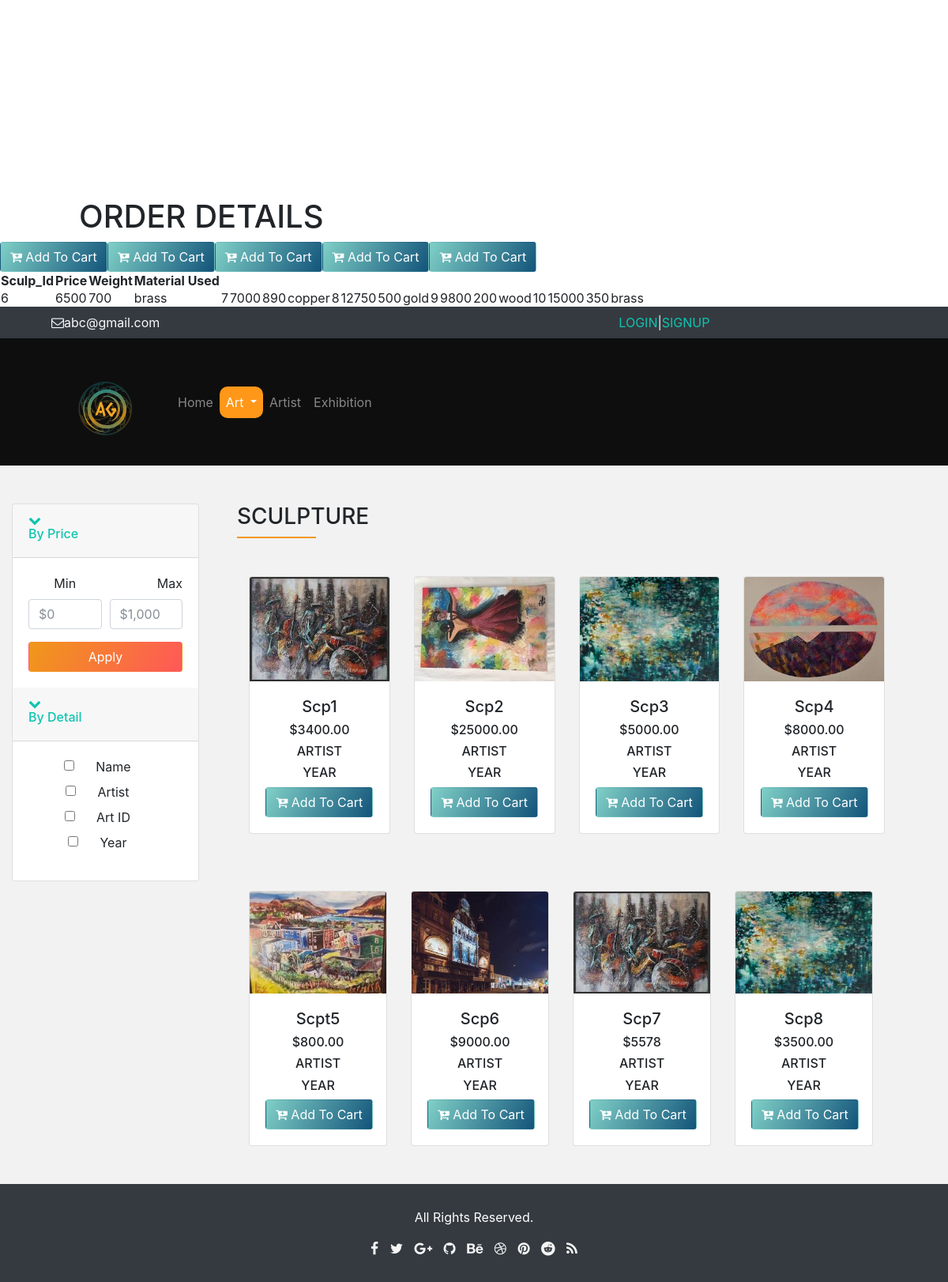
The app's page /sculpt.php with its own data.
### tables this page shows
CREATE TABLE `art` (
  `art_id` int(11) NOT NULL,
  `name` varchar(35) DEFAULT NULL,
  `artist_id` int(11) DEFAULT NULL,
  `price` int(11) NOT NULL,
  `year` year(4) DEFAULT NULL,
  `quantity` int(20) DEFAULT NULL,
  `type` enum('P','S') DEFAULT NULL,
  `exhibit_id` int(11) DEFAULT NULL
);

CREATE TABLE `sculptures` (
  `sculp_id` int(11) NOT NULL,
  `weight` float(20,0) NOT NULL,
  `material_used` varchar(20) DEFAULT NULL
);

### sculpt.php (the view, shortened to what this page needs)
<?php
$servername = "localhost";
$username = "root";
$password = "";
$dbname = "art_gallery";
$conn = new mysqli($servername, $username, $password, $dbname);
if(isset($_POST["apply"])){
  $max=$_POST["max"];
  $min=$_POST["min"];
  $sql = "SELECT * from art where price BETWEEN $min AND $max ORDER BY price";
 $result = $conn->query($sql);
   if ($result->num_rows > 0) {
   echo  "<h1 style='margin-top:250px;margin-left:100px'>ORDER DETAILS</h1>
                        <table>
                        <tr>
                            <th>Sculp_Id</th>
                            <th>Price</th>
                            <th>Weight</th>
                            <th>Material Used</th>
                        </tr>";
                        while($row= $result->fetch_assoc()){
                          $sql2 = "SELECT * from sculptures where sculp_id=$row[art_id]";
                $result2 = $conn->query($sql2);
                $r=$result2->fetch_assoc();
                          $sql3 = "SELECT * from art where art_id=$row[art_id]";
                $result3 = $conn->query($sql2);
                $r2=$result3->fetch_assoc();
                      echo "<td>".$r["sculp_id"]."</td>
                            <td>".$r2["price"]."</td>
                            <td>".$r["weight"]."</td>
                            <td>".$r["material_used"]."</td>";
                      echo "
                              <form action='cart.php' method='POST'>
                              <button type='submit' name='add' value=$row[art_id] class='btn btn-color'><i class='fa fa-cart-plus' aria-hidden='true'></i> Add To Cart</button>
                              </form>
                              ";
                }
                    echo "</table>";
                    }
                     else {
                    echo "0 results";
                    }
}
else{
	 $sql = "SELECT * from art WHERE type='S'";
                $result = $conn->query($sql);
	 if ($result->num_rows > 0) {
	 echo  "<h1 style='margin-top:250px;margin-left:100px'>ORDER DETAILS</h1>
                        <table>
                        <tr>
                            <th>Sculp_Id</th>
                            <th>Price</th>
                            <th>Weight</th>
                            <th>Material Used</th>
                        </tr>";
                        while($row= $result->fetch_assoc()){
                          $sql2 = "SELECT * from sculptures where sculp_id=$row[art_id]";
                $result2 = $conn->query($sql2);
                $r=$result2->fetch_assoc();
                $result3 = $conn->query($sql2);
                      echo "<td>".$r['sculp_id']."</td>
                            <td>".$row['price']."</td>
                            <td>".$r["weight"]."</td>
                            <td>".$r["material_used"]."</td>";
                      echo "
                              <form action='cart.php' method='POST'>
                              <button type='submit' name='add' value=$row[art_id] class='btn btn-color'><i class='fa fa-cart-plus' aria-hidden='true'></i> Add To Cart</button>
                              </form>
                              ";
                }
                    echo "</table>";
                    }
                     else {
                    echo "0 results";
                    }
}
 ?>
<html>
<head>
  <link rel="stylesheet" type="text/css" href="css/bootstrap4.css">
  <link rel="stylesheet" type="text/css" href="css/style.css">
  <link rel="stylesheet" type="text/css" href="https://stackpath.bootstrapcdn.com/font-awesome/4.7.0/css/font-awesome.min.css">
</head>
<body>
<div class="container-fluid bg-dark header-top d-none d-md-block">
  <div class="container">
    <div class="row text-light pt-2 pb-2">
      <div class="col-md-5"><i class="fa fa-envelope-o" aria-hidden="true"></i>abc@gmail.com</div>
      <div class="col-md-3">
      </div>
      <?php if(isset($_SESSION['id'])) {
        ?>
      <div class="col-md-2"> <i class="fa fa-user-o" aria-hidden="true"></i><a href="profile.php" class="blue"> Account</a> </div>
          <div class="col-md-2"> <i class="fa fa-user-o" aria-hidden="true"></i><a href="logout.php" class="blue"> Logout</a> </div>
      <div class="col-md-2"> <i class="fa fa-cart-plus" aria-hidden="true"></i><a href="cart.php" class="blue"> My Cart</a></div>
      <?php } else { ?>
        <div>
        <a href="login.php" class="blue">LOGIN</a>|<a href="register.php" class="blue active">SIGNUP</a>
      </div>
      <?php }?>
    </div>
  </div>
</div>
<div class="container-fluid bg-black">
  <nav class="container navbar navbar-expand-lg navbar-dark bg-black">
  <a class="navbar-brand" href="#"><img src="logo-oag.png"></a>
  <div class="collapse navbar-collapse" id="navbarSupportedContent">
    <ul class="navbar-nav mr-auto">
      <li class="nav-item">
        <a class="nav-link" href="Index.php">Home </a>
      </li>
      <li class="nav-item dropdown">
        <a class="nav-link dropdown-toggle active" href="#" id="navbarDropdown" role="button" data-toggle="dropdown" aria-haspopup="true" aria-expanded="false">
          Art
        </a>
      </li>
      <li class="nav-item">
        <a class="nav-link" href="artist.php">Artist</a>
      </li>
      <li class="nav-item">
        <a class="nav-link" href="exhibition.php">Exhibition</a>
      </li>
    </ul>
  </div>
</nav>
</div>
  <aside class="col-sm-3 float-left pr-5 py-5">
<div class="card card-filter">
  <article class="card-group-item">
    <header class="card-header">
      <a href="#" data-toggle="collapse" data-target="#collapse33">
        <i class="icon-action fa fa-chevron-down blue"></i>
        <h6 class="title blue">By Price  </h6>
      </a>
    </header>
    <div class="filter-content collapse show" id="collapse33">
      <div class="card-body">
        <div class="form-row">
        <div class="form-group col-md-6">
          <label>Min</label>
          <input class="form-control" placeholder="$0" type="number">
        </div>
        <div class="form-group text-right col-md-6">
          <label>Max</label>
          <input class="form-control" placeholder="$1,0000" type="number">
        </div>
        </div>
        <button class="btn btn-block btn-color2">Apply</button>
      </div>
    </div>
  </article>
  <article class="card-group-item">
    <header class="card-header">
      <a href="#" data-toggle="collapse" data-target="#collapse44">
        <i class="icon-action fa fa-chevron-down blue"></i>
        <h6 class="title blue">By Detail </h6>
      </a>
    </header>
    <div class="filter-content collapse show" id="collapse44">
      <div class="card-body">
      <form>
        <label class="form-check">
          <input class="form-check-input" value="" type="checkbox">
          <span class="form-check-label">
            Name
          </span>
        </label>
        <label class="form-check">
          <input class="form-check-input" value="" type="checkbox">
          <span class="form-check-label">
            Artist
          </span>
        </label>
        <label class="form-check">
          <input class="form-check-input" value="" type="checkbox">
          <span class="form-check-label">
            Art ID
          </span>
        </label>
        <label class="form-check">
          <input class="form-check-input" value="" type="checkbox">
          <span class="form-check-label">
            Year
          </span>
        </label>
      </form>
      </div>
    </div>
  </article>
</div>
  </aside>
<div class="container-fluid bg-light-gray p-0">
<div class="container pt-5">
  <div class="row">
    <h3>SCULPTURE</h3>
  </div>
    <div class="row">
    <div class="underline"></div>
  </div>
</div>
<div class="container mt-5">
  <div class="row">
    <div class="col-md-3">
      <div class="card">
        <img src="pic3.jpeg" alt="card-1" class="card-img-top">
        <div class="card-body">
          <h5>Scp1</h5>
          <h6>$3400.00</h6>
          <h6>ARTIST</h6>
          <h6>YEAR</h6>
          <button class="btn btn-color"><i class="fa fa-cart-plus" aria-hidden="true"></i> Add To Cart</button>
        </div>
      </div>
    </div>
    <div class="col-md-3">
      <div class="card">
        <img src="pic4.jpeg" alt="card-1" class="card-img-top">
        <div class="card-body">
          <h5>Scp2</h5>
          <h6>$25000.00</h6>
           <h6>ARTIST</h6>
          <h6>YEAR</h6>
          <button class="btn btn-color"><i class="fa fa-cart-plus" aria-hidden="true"></i> Add To Cart</button>
        </div>
      </div>
    </div>
    <div class="col-md-3">
      <div class="card">
        <img src="pic5.jpeg" alt="card-1" class="card-img-top">
        <div class="card-body">
          <h5>Scp3</h5>
          <h6>$5000.00</h6>
           <h6>ARTIST</h6>
          <h6>YEAR</h6>
          <button class="btn btn-color"><i class="fa fa-cart-plus" aria-hidden="true"></i> Add To Cart</button>
        </div>
      </div>
    </div>
    <div class="col-md-3">
      <div class="card">
        <img src="pic6.jpeg" alt="card-1" class="card-img-top">
        <div class="card-body">
          <h5>Scp4</h5>
          <h6>$8000.00</h6>
           <h6>ARTIST</h6>
          <h6>YEAR</h6>
          <button class="btn btn-color"><i class="fa fa-cart-plus" aria-hidden="true"></i> Add To Cart</button>
        </div>
      </div>
    </div>
  </div>
  <br>
<div class="container mt-5 pb-5">
  <div class="row">
    <div class="col-md-3">
      <div class="card">
        <img src="pic10.jpeg" alt="card-1" class="card-img-top">
        <div class="card-body">
          <h5>Scpt5</h5>
          <h6>$800.00</h6>
           <h6>ARTIST</h6>
          <h6>YEAR</h6>
          <button class="btn btn-color"><i class="fa fa-cart-plus" aria-hidden="true"></i> Add To Cart</button>
        </div>
      </div>
    </div>
    <div class="col-md-3">
      <div class="card">
        <img src="pic9.jpeg" alt="card-1" class="card-img-top">
        <div class="card-body">
          <h5>Scp6</h5>
          <h6>$9000.00</h6>
           <h6>ARTIST</h6>
          <h6>YEAR</h6>
          <button class="btn btn-color"><i class="fa fa-cart-plus" aria-hidden="true"></i> Add To Cart</button>
        </div>
      </div>
    </div>
    <div class="col-md-3">
      <div class="card">
        <img src="pic3.jpeg" alt="card-1" class="card-img-top">
        <div class="card-body">
          <h5>Scp7</h5>
          <h6>$5578</h6>
           <h6>ARTIST</h6>
          <h6>YEAR</h6>
          <button class="btn btn-color"><i class="fa fa-cart-plus" aria-hidden="true"></i> Add To Cart</button>
        </div>
      </div>
    </div>
    <div class="col-md-3">
      <div class="card">
        <img src="pic5.jpeg" alt="card-1" class="card-img-top">
        <div class="card-body">
          <h5>Scp8</h5>
          <h6>$3500.00</h6>
           <h6>ARTIST</h6>
          <h6>YEAR</h6>
          <button class="btn btn-color"><i class="fa fa-cart-plus" aria-hidden="true"></i> Add To Cart</button>
        </div>
      </div>
    </div>
  </div>
</div>
</div>
</div>
<footer id="footer bg-dark zin2">
        <p class="copyright">
            <span id="currentYear"></span> All Rights Reserved.
        </p>
        <div class="social">
            <a  href="#" title="facebook">
                <i class="fa fa-facebook"></i>
            </a>
            <a  href=#" title="twitter">
                <i class="fa fa-twitter"></i>
            </a>
            <a  href="http#" title="Google+">
                <i class="fa fa-google-plus"></i>
            </a>
            <a  href#" title="github">
                <i class="fa fa-github"></i>
            </a>
            <a  href="htt#" title="Behance">
                <i class="fa fa-behance"></i>
            </a>
            <a  href="#" title="Dribbble">
                <i class="fa fa-dribbble"></i>
            </a>
            <a  href="https://www.pinterest.com/orbitThemes/" title="Pinterest">
                <i class="fa fa-pinterest"></i>
            </a>
            <a  href="https:/#" title="Reddit">
                <i class="fa fa-reddit"></i>
            </a>
            <a title="RSS">
                <i class="fa fa-rss"></i>
            </a>
        </div>
    </footer>
</body>
</html>

### css/style.css (style rules this page uses)
.bg-black { background-color: rgba(14,14,14,1.00) }
.underline { width: 100px; height:2px; background-color:#f09819; }
.bg-light-gray { background-color: rgba(111,111,111,0.09) }
.card-body { text-align: center; }
footer { background: #343a40; text-align: center; z-index: 10; padding: 30px 0; color: #fff; }
footer .social a { padding: 0 5px; text-decoration: none; }
footer .social a i.fa { font-size: 1.1rem; color: #f5f5f5; -webkit-transition: all 0.3s ease; -o-transition: all 0.3s ease; transition: all 0.3s ease; }
.btn-color { background-image: linear-gradient(-60deg, #13547a 0%, #80d0c7 100%); color:white; }
.blue { color:#0fc4b0; }
.btn-color2 { background-image: linear-gradient(-60deg, #ff5858 0%, #f09819 100%); color:white; }
li.active,li.nav-item.dropdown>a.nav-link.dropdown-toggle.active { border-radius:10px; background-color: #ff9719; }

### records on screen
art: sculptures.sculp_id "6", price "6500", sculptures.weight "700", sculptures.material_used "brass"
art: sculptures.sculp_id "7", price "7000", sculptures.weight "890", sculptures.material_used "copper"
art: sculptures.sculp_id "8", price "12750", sculptures.weight "500", sculptures.material_used "gold"
art: sculptures.sculp_id "9", price "9800", sculptures.weight "200", sculptures.material_used "wood"
art: sculptures.sculp_id "10", price "15000", sculptures.weight "350", sculptures.material_used "brass"
